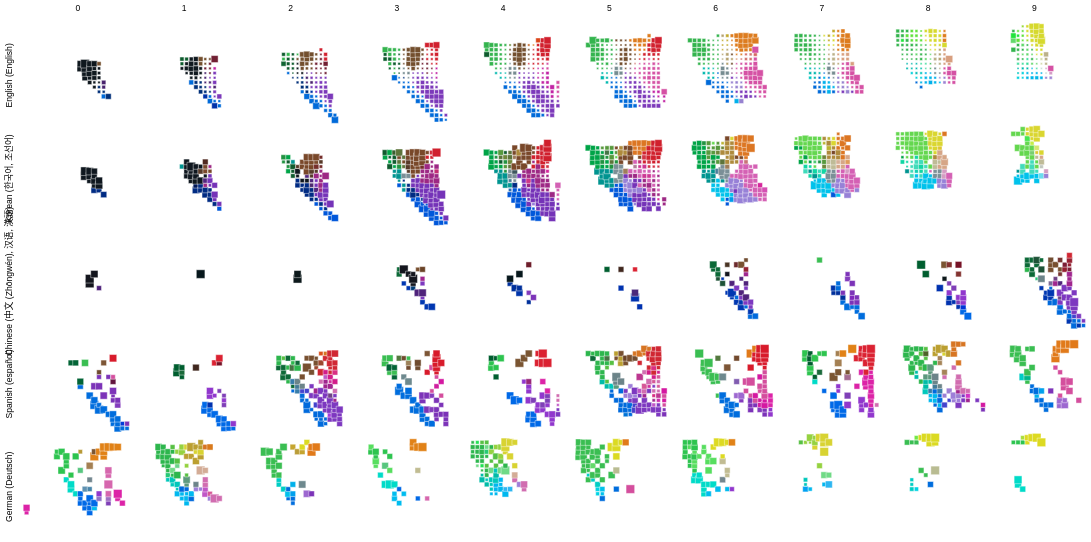

Describe this chart as a Vega-Lite specification.
### Vega-Lite specification from a JSON file in a GitHub repository (floating-point values rounded to 4 significant figures; data arrays with more than 128 entries replaced by an {"elided": "..."} marker saying what was removed)
{"$schema": "https://vega.github.io/schema/vega-lite/v3.json", "transform": [{"calculate": "datum.binA + -8", "as": "binA2"}, {"calculate": "datum.binB + -12", "as": "binB2"}, {"calculate": "datum.saliency + 4.954461223263927", "as": "sal"}, {"calculate": "datum.majorTerm +'-' + datum.lang", "as": "majorTermLang"}, {"filter": {"field": "lang", "oneOf": ["English (English)", "Korean (한국어, 조선어)", "Chinese (中文 (Zhōngwén), 汉语, 漢語)", "Spanish (español)", "German (Deutsch)"]}}], "config": {"view": {"stroke": null}, "background": "#fff"}, "facet": {"row": {"field": "lang", "type": "ordinal", "header": {"title": null}, "sort": ["English (English)", "Korean (한국어, 조선어)"]}, "column": {"field": "binL", "type": "ordinal", "header": {"title": null}}}, "spacing": {"row": -20, "column": -20}, "spec": {"layer": [{"height": 120, "width": 120, "mark": {"type": "square", "strokeWidth": "0.5", "stroke": "white"}, "encoding": {"x": {"field": "binA2", "type": "ordinal", "scale": {"domain": [-12, -11, -10, -9, -8, -7, -6, -5, -4, -3, -2, -1, 0, 1, 2, 3, 4, 5, 6, 7, 8, 9]}, "axis": null}, "y": {"field": "binB2", "type": "ordinal", "scale": {"domain": [9, 8, 7, 6, 5, 4, 3, 2, 1, 0, -1, -2, -3, -4, -5, -6, -7, -8, -9, -10, -11, -12]}, "axis": null}, "detail": {"field": "majorTerm", "type": "nominal"}, "size": {"field": "sal", "type": "quantitative", "scale": {"range": [4, 100], "type": "pow", "exponent": 2.5, "zero": false}, "legend": null}, "opacity": {"condition": {"selection": "bins", "value": 1}, "value": 0}, "color": {"field": "majorTermLang", "type": "nominal", "scale": {"domain": {"elided": "386 str values"}, "range": {"elided": "386 str values"}}, "legend": null}}}, {"height": 120, "width": 120, "selection": {"bins": {"type": "single", "fields": ["majorTerm"], "on": "mouseover"}}, "mark": "square", "encoding": {"x": {"field": "binA2", "type": "ordinal", "scale": {"domain": [-12, -11, -10, -9, -8, -7, -6, -5, -4, -3, -2, -1, 0, 1, 2, 3, 4, 5, 6, 7, 8, 9]}, "axis": null}, "y": {"field": "binB2", "type": "ordinal", "scale": {"domain": [9, 8, 7, 6, 5, 4, 3, 2, 1, 0, -1, -2, -3, -4, -5, -6, -7, -8, -9, -10, -11, -12]}, "axis": null}, "opacity": {"value": 0}, "size": {"value": 81}, "tooltip": [{"field": "majorTerm", "type": "nominal", "title": "Max Prob. Term"}, {"field": "lab", "type": "nominal", "title": "Lab (L,a,b)"}]}}], "resolve": {"scale": {"color": "independent"}}}, "data": {"values": {"elided": "4499 records"}}}
